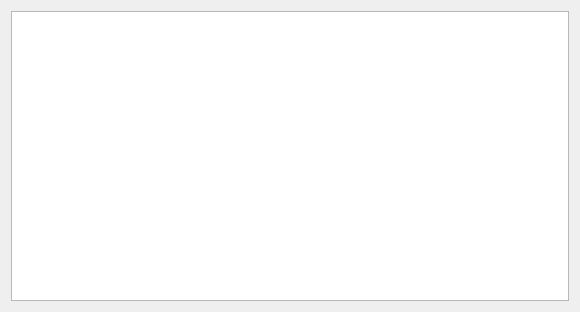
<?xml version="1.0" encoding="UTF-8"?>
<ui version="4.0">
 <class>ShowNames</class>
 <widget class="QWidget" name="ShowNames">
  <property name="geometry">
   <rect>
    <x>0</x>
    <y>0</y>
    <width>582</width>
    <height>314</height>
   </rect>
  </property>
  <property name="font">
   <font>
    <family>Arial</family>
    <pointsize>14</pointsize>
   </font>
  </property>
  <property name="windowTitle">
   <string>Show Names</string>
  </property>
  <layout class="QGridLayout" name="gridLayout">
   <property name="sizeConstraint">
    <enum>QLayout::SetFixedSize</enum>
   </property>
   <item row="0" column="0">
    <widget class="QTableWidget" name="name_table">
     <property name="minimumSize">
      <size>
       <width>558</width>
       <height>290</height>
      </size>
     </property>
    </widget>
   </item>
  </layout>
 </widget>
 <resources/>
 <connections/>
</ui>
